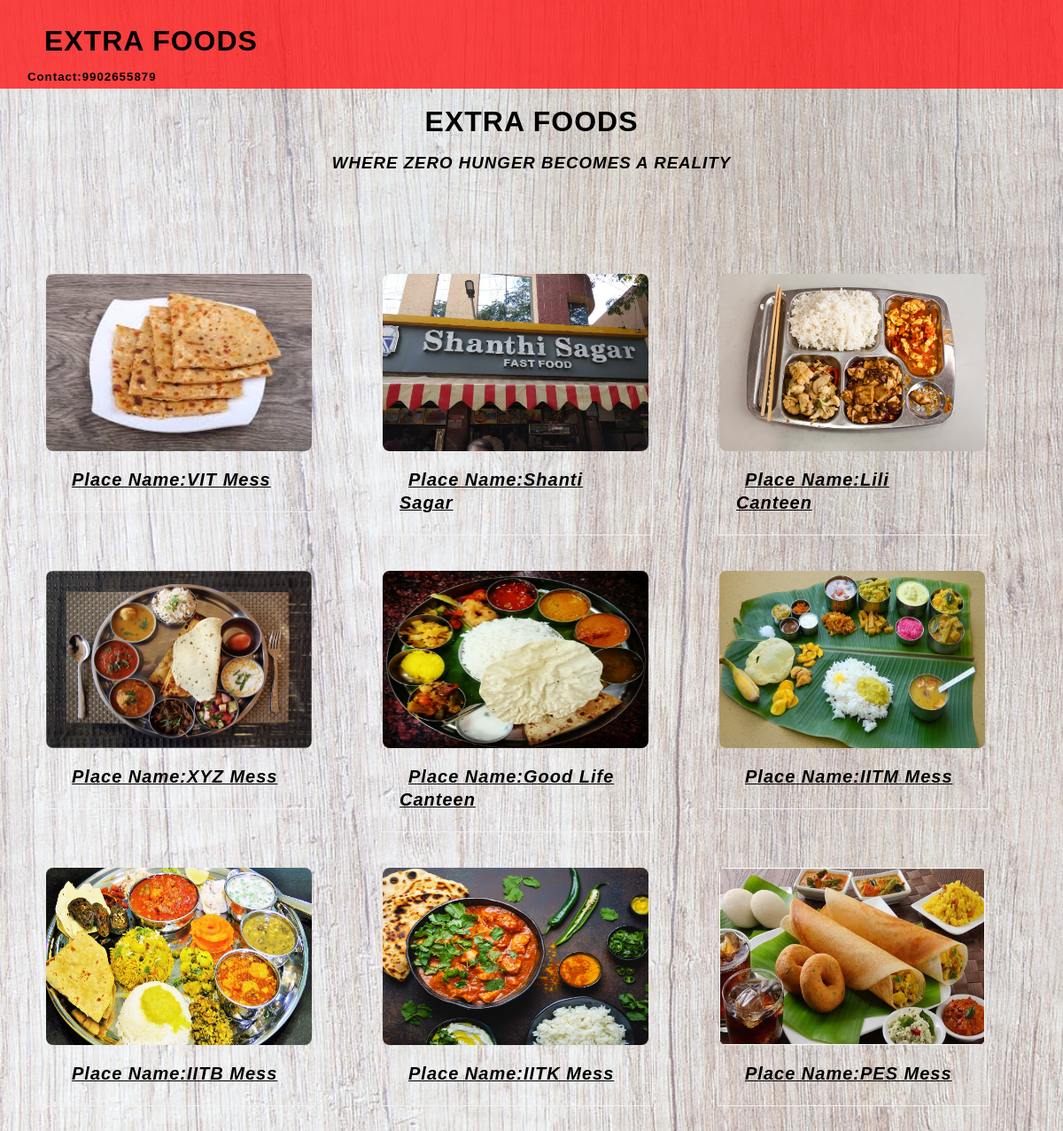
Screenshot of /resto_names.php with the database file from the repository.
### tables this page shows
CREATE TABLE `restaurant` (
  `Resto_id` int(11) NOT NULL,
  `Email_Address` varchar(255) NOT NULL,
  `Password` varchar(255) NOT NULL,
  `Phone_number` bigint(15) NOT NULL,
  `Resto_name` varchar(255) DEFAULT NULL,
  `Image` text NOT NULL,
  `Address` longtext DEFAULT NULL,
  `Latitude` double NOT NULL,
  `Longitude` double NOT NULL
);

### resto_names.php (the view, shortened to what this page needs)
<html>
<head>
	<link rel="stylesheet" type="text/css" href="style/reset.css">
	<link rel="stylesheet" type="text/css" href="style/responsive.css">
</head>
<body>
<section class="">
		<?php
			include 'header.php';
		?>
</section>
	<h1><center> EXTRA FOODS </center></h1>
<h3><center><i> WHERE ZERO HUNGER BECOMES A REALITY  <i></center></h3>
<section class="listings">
		<div class="wrapper">
			<ul class="properties_list">
			<?php
				include 'connection.php';
				$sel = "SELECT * FROM restaurant";
				$rs = $conn->query($sel);
				while($rws = $rs->fetch_assoc()){
			?>
			<li>
                <a href="booking.php?id=<?php echo $rws['Resto_id'] ?>">
					<img class="thumb" src="images/<?php echo $rws['Image'];?>" width="300" height="200">
				</a>
				<div class="property_details">
					<h2><a href="booking.php?id=<?php echo $rws['Resto_id'] ?>"><span class="property_size"> Place Name:<?php echo $rws['Resto_name'];?></span></h2></a>
				</div>
			</li>
			<?php
				}
			?>
			</section>
</body>
</html>

### header.php (shortened to what this page needs)
<header>
			<div class="wrapper">
				<h1 class="logo"> EXTRA FOODS </h1>
				<h5 class="logo2"> Contact:9902655879</h5>
			</div>
		</header>

### style/responsive.css (style rules this page uses)
body { background-image: url("bg4.jpg"); background-repeat: no-repeat; background-size: cover; }
.wrapper { max-width: 1100px; margin: 0 auto; position: relative; }
h1, h2, h3, h4, h5 ,h6 { color: #000000; font-family: "lato-regular", Helvetica, Arial, sans-serif; letter-spacing: 1px; }
h1 { font-size: 2em; margin: .67em 0 }
h2 { font-size: 1.5em; margin: .75em 0 }
h3 { font-size: 1.17em; margin: .83em 0 }
h5 { font-size: .83em; margin: 1.5em 0 }
h1, h2, h3, h4, h5, h6 { font-weight: bolder }
header { width: 100%; height: 100px; background: rgba(255, 24, 24, 0.8); }
header .logo { margin-top: 30px; float: left; }
header .logo2 { margin-top: 80px; float: left; margin-left:-260px }
.listings { padding: 100px 0; }
.listings ul.properties_list { list-style: none; overflow: hidden; }
.listings ul.properties_list li { display: block; width: 30.90909090909091%; height: auto; position: relative; float: left; margin: 0 3.636363636363636% 3.636363636363636% 0; }
.listings ul.properties_list li .thumb { border-radius: 8px; margin-left:-8px; }
.listings ul.properties_list li:nth-child(3n+0) { margin-right: 0px; }
.listings ul li .property_details { width: 78%; padding: 2.941176470588235% 5.882352941176471% 4.117647058823529% 5.882352941176471%; border-bottom: 1px solid #f2f1f1; border-left: 1px solid #f2f1f1; border-right: 1px solid #f2f1f1; transition: all .2s linear; }
.listings ul li .property_details h2 { color: #000000; font-family: "lato-regular", Helvetica, Arial, sans-serif; font-size: 12px; line-height: 26px; font-weight: normal; }
.listings ul li .property_details .property_size { color: #000000; font-size: 20px; font-weight: bold; }

### rows the page displays
restaurant: Image (picture), Resto_name "VIT Mess"
restaurant: Image (picture), Resto_name "Shanti Sagar"
restaurant: Image (picture), Resto_name "Lili Canteen"
restaurant: Image (picture), Resto_name "XYZ Mess"
restaurant: Image (picture), Resto_name "Good Life Canteen"
restaurant: Image (picture), Resto_name "IITM Mess"
restaurant: Image (picture), Resto_name "IITB Mess"
restaurant: Image (picture), Resto_name "IITK Mess"
restaurant: Image (picture), Resto_name "PES Mess"
